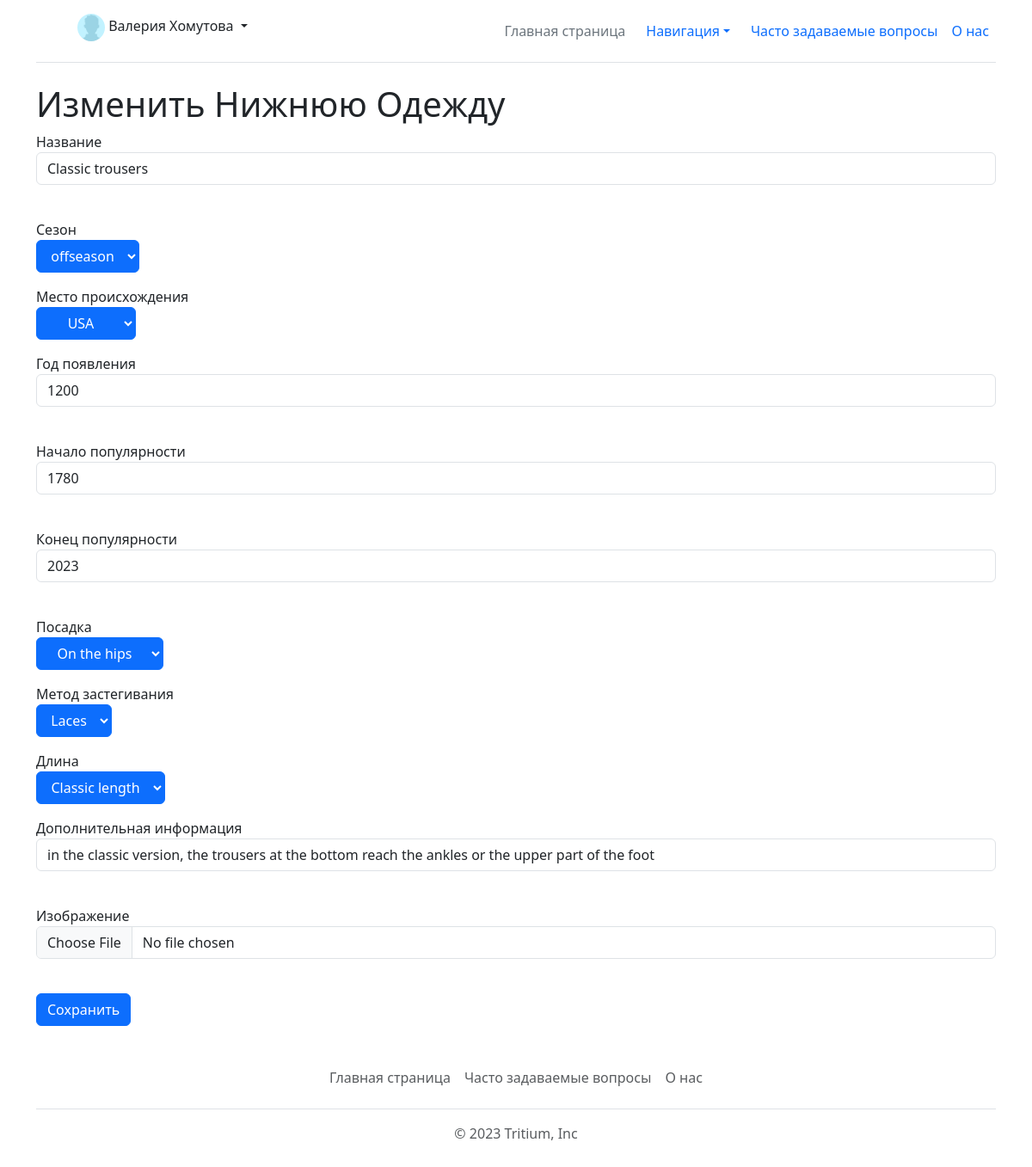
Page /clothes/edit/Lower_body/2 (signed in) on the committed database.
### data/models/user.py (models this page shows, shortened)
class User(SqlAlchemyBase, UserMixin, SerializerMixin):
    __tablename__ = 'users'
    id = sqlalchemy.Column(sqlalchemy.Integer,
                           primary_key=True, autoincrement=True)
    name = sqlalchemy.Column(sqlalchemy.String, nullable=True)
    email = sqlalchemy.Column(sqlalchemy.String, unique=True, nullable=False)
    hashed_password = sqlalchemy.Column(sqlalchemy.String, nullable=False)
    access = sqlalchemy.Column(sqlalchemy.Integer, nullable=True, default=1)
    deleted = sqlalchemy.Column(sqlalchemy.Boolean, default=0)

### data/models/main_tables.py (models this page shows)
class LowerBody(SqlAlchemyBase, SerializerMixin):
    __tablename__ = 'Lower_body'
    id = sqlalchemy.Column(sqlalchemy.Integer,
                           primary_key=True, autoincrement=True)
    name = sqlalchemy.Column(sqlalchemy.String, nullable=True)
    season = sqlalchemy.Column(sqlalchemy.Integer, sqlalchemy.ForeignKey("Seasons.id"), nullable=True)
    origin = sqlalchemy.Column(sqlalchemy.Integer, sqlalchemy.ForeignKey("Countries.id"), nullable=True)
    appearance_year = sqlalchemy.Column(sqlalchemy.Integer, nullable=True)
    popularity_start = sqlalchemy.Column(sqlalchemy.Integer, nullable=True)
    popularity_end = sqlalchemy.Column(sqlalchemy.Integer, nullable=True)
    fit = sqlalchemy.Column(sqlalchemy.Integer, sqlalchemy.ForeignKey("Fits.id"), nullable=True)
    clasp = sqlalchemy.Column(sqlalchemy.Integer, sqlalchemy.ForeignKey("Clasps.id"), nullable=True)
    length = sqlalchemy.Column(sqlalchemy.Integer, sqlalchemy.ForeignKey("Trouser_lengths.id"), nullable=True)
    features = sqlalchemy.Column(sqlalchemy.String, nullable=True)
    picture = sqlalchemy.Column(sqlalchemy.String, nullable=True)
    deleted = sqlalchemy.Column(sqlalchemy.Integer, nullable=True, default=0)

### main.py (the view, shortened to what this page needs)
@app.route("/clothes/edit/Lower_body/<int:id_>", methods=['GET', 'POST'])
@login_required
def lower_body_edit(id_):
    db_sess = db_session.create_session()
    if current_user.access < 2:
        abort(403)
    old_obj = db_sess.get(LowerBody, id_)
    if not old_obj:
        abort(404)
    form = LowerBodyForm()
    old = {"name": old_obj.name,
           "appearance_year": old_obj.appearance_year,
           "popularity_start": old_obj.popularity_start,
           "popularity_end": old_obj.popularity_end,
           "season": db_sess.get(Seasons, old_obj.season).name if db_sess.get(Seasons, old_obj.season) else "",
           "origin": db_sess.get(Countries, old_obj.origin).name if db_sess.get(Countries, old_obj.origin) else "",
           "length": (db_sess.get(TrouserLengths, old_obj.length).name if
                      db_sess.get(TrouserLengths, old_obj.length) else ""),
           "clasp": db_sess.get(Clasps, old_obj.clasp).name if db_sess.get(Clasps, old_obj.clasp) else "",
           "fit": db_sess.get(Fits, old_obj.fit).name if db_sess.get(Fits, old_obj.fit) else "",
           "features": old_obj.features}
    seasons_opt = [i.name for i in db_sess.query(Seasons).filter(Seasons.deleted == 0).all()]
    origin_opt = [i.name for i in db_sess.query(Countries).filter(Countries.deleted == 0).all()]
    clasp_opt = [i.name for i in db_sess.query(Clasps).filter(Clasps.deleted == 0).all()]
    fit_opt = [i.name for i in db_sess.query(Fits).filter(Fits.deleted == 0).all()]
    length_opt = [i.name for i in db_sess.query(TrouserLengths).filter(TrouserLengths.deleted == 0).all()]
    form.season.choices = seasons_opt
    form.origin.choices = origin_opt
    form.clasp.choices = clasp_opt
    form.fit.choices = fit_opt
    form.length.choices = length_opt
    form.name.default = old["name"]
    form.appearance_year.default = old["appearance_year"]
    form.popularity_start.default = old["popularity_start"]
    form.popularity_end.default = old["popularity_end"]
    form.popularity_end.default = old["popularity_end"]
    form.features.default = old["features"]
    form.season.default = old["season"]
    form.fit.default = old["fit"]
    form.length.default = old["length"]
    form.clasp.default = old["clasp"]
    form.process()
    return render_template("lower_body_add.html", form=form, title="Изменить Нижнюю Одежду", old=old)

### data/forms/clothes_forms.py
class LowerBodyForm(FlaskForm):
    name = StringField("Название")
    season = SelectField("Сезон")
    origin = SelectField("Место происхождения")
    appearance_year = IntegerField("Год появления")
    popularity_start = IntegerField("Начало популярности")
    popularity_end = IntegerField("Конец популярности")
    fit = SelectField("Посадка")
    clasp = SelectField("Метод застегивания")
    length = SelectField("Длина")
    features = StringField("Дополнительная информация")
    picture = FileField("Изображение")
    submit = SubmitField('Сохранить')

### data/models/db_session.py (called while the page is built)
def create_session() -> Session:
    global __factory
    return __factory()

### main.py (called while the page is built)
@login_manager.user_loader
def load_user(user_id):
    db_sess = db_session.create_session()
    return db_sess.query(User).get(user_id)

### templates/lower_body_add.html (shortened to what this page needs)
{% extends "base.html" %}
{% block content %}
<h1>{{ title }}</h1>
<form action="" method="post" novalidate enctype="multipart/form-data">
    <p>
        {{ form.name.label }}<br>
        {{ form.name(class="form-control") }}<br>
    </p>
    <p>
        {{ form.season.label }}<br>
        {{ form.season(class="btn btn-primary dropdown-toggle") }}<br>
    </p>
    <p>
        {{ form.origin.label }}<br>
        {{ form.origin(class="btn btn-primary dropdown-toggle") }}<br>
    </p>
    <p>
        {{ form.appearance_year.label }}<br>
        {{ form.appearance_year(class="form-control") }}<br>
    </p>
    <p>
        {{ form.popularity_start.label }}<br>
        {{ form.popularity_start(class="form-control") }}<br>
    </p>
    <p>
        {{ form.popularity_end.label }}<br>
        {{ form.popularity_end(class="form-control") }}<br>
    </p>
    <p>
        {{ form.fit.label }}<br>
        {{ form.fit(class="btn btn-primary dropdown-toggle") }}<br>
    </p>
    <p>
        {{ form.clasp.label }}<br>
        {{ form.clasp(class="btn btn-primary dropdown-toggle") }}<br>
    </p>
    <p>
        {{ form.length.label }}<br>
        {{ form.length(class="btn btn-primary dropdown-toggle") }}<br>
    </p>
    <p>
        {{ form.features.label }}<br>
        {{ form.features(class="form-control") }}<br>
    </p>
    <p>
        {{ form.picture.label }}<br>
        {{ form.picture(class="form-control") }}<br>
    </p>
    <p>{{ form.submit(type="submit", class="btn btn-primary") }}</p>
</form>
{% endblock %}

### templates/base.html (shortened to what this page needs)
<!DOCTYPE html>
<html lang="en">
<head>
    <link href="https://cdn.jsdelivr.net/npm/bootstrap@5.3.0-alpha3/dist/css/bootstrap.min.css" rel="stylesheet"
>
</head>
<body>
<div class="container">
    <header class="d-flex flex-wrap align-items-center justify-content-center justify-content-md-between py-3 mb-4 border-bottom">
        <div class="col-md-3 mb-2 mb-md-0">
            <a href="/" class="d-inline-flex link-body-emphasis text-decoration-none">
                <svg class="bi" width="40" height="32" role="img" aria-label="Bootstrap">
                    <use xlink:href="#bootstrap"></use>
                </svg>
            </a>
        </div>
        <ul class="nav col-12 col-md-auto mb-2 justify-content-center mb-md-0">
            {% if current_user.is_authenticated %}
            <div style="position:absolute;left:90px" class="flex-shrink-0 dropdown">
                <a class="d-block link-dark text-decoration-none dropdown-toggle" data-bs-toggle="dropdown"
                   aria-expanded="false">
                    <img src="/static/img/pfp/base_png.jpg" alt="mdo" width="32" height="32" class="rounded-circle"> {{ current_user.name }}
                </a>
            </div>
            {%endif %}
            <li><a href="/main" class="nav-link px-2 link-secondary">Главная страница</a></li>
            <li class="nav-item dropdown">
                <nav class="">
                    <a class="nav-link dropdown-toggle" href="#" data-bs-toggle="dropdown" aria-expanded="false">Навигация</a>
                </nav>
            </li>
            <li><a href="/faq" class="nav-link px-2">Часто задаваемые вопросы</a></li>
            <li><a href="#" class="nav-link px-2">О нас</a></li>
        </ul>
    </header>
</div>
<main role="main" class="container">
{% block content %}{% endblock %}
</main>
<div class="container">
    <footer class="py-3 my-4">
        <ul class="nav justify-content-center border-bottom pb-3 mb-3">
            <li class="nav-item"><a href="/main" class="nav-link px-2 text-body-secondary">Главная страница</a></li>
            <li class="nav-item"><a href="/faq" class="nav-link px-2 text-body-secondary">Часто задаваемые вопросы</a></li>
            <li class="nav-item"><a href="#" class="nav-link px-2 text-body-secondary">О нас</a></li>
        </ul>
        <p class="text-center text-body-secondary">© 2023 Tritium, Inc</p>
    </footer>
</div>
</body>
</html>

### rows in the picture
User: name "Валерия Хомутова"
LowerBody: name "Сlassic trousers", season "offseason", origin "USA", appearance_year "1200", popularity_start "1780", popularity_end "2023", fit "On the hips", clasp "Laces", length "Classic length", features "in the classic version, the trousers at the bottom reach the ankles or the upper part of the foot"

### other values in the picture
{{ title }} "Изменить Нижнюю Одежду"
